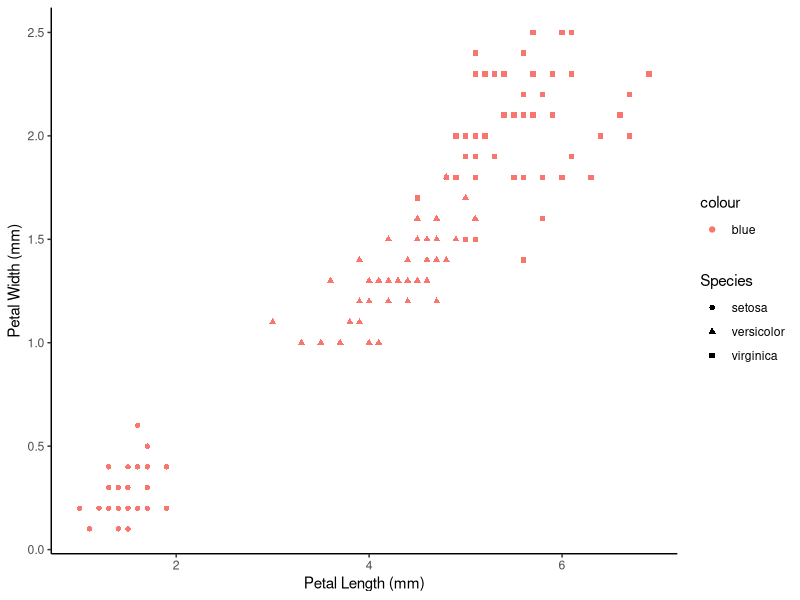

Write R code to recreate this figure.
## ---- chunk 1
knitr::opts_chunk$set(echo = TRUE)
## ---- chunk 2
#View(iris) Calling up the data frame
library(tidyverse)


## ---- chunk 3
#make a basic graph

iris_plot = ggplot(iris, aes(x = Petal.Length, y = Petal.Width))+
  geom_point(aes(color = "blue", shape = Species)) +
  labs(x = "Petal Length (mm)", y = "Petal Width (mm)") +
  theme_classic() #removed gridlines 

iris_plot
## ---- chunk 4

